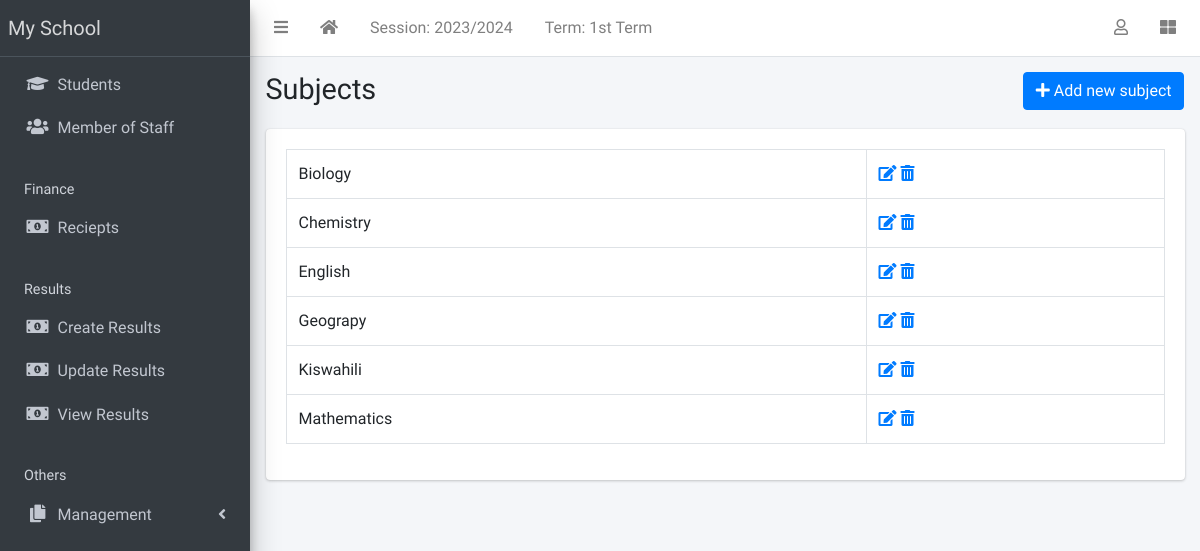
The app's page /subject/list/ (signed in) with its own data.
### apps/corecode/models.py (models this page shows, shortened)
class AcademicSession(models.Model):
    name = models.CharField(max_length=200, unique=True)
    current = models.BooleanField(default=True)
    class Meta:
        ordering = ["-name"]

class AcademicTerm(models.Model):
    name = models.CharField(max_length=20, unique=True)
    current = models.BooleanField(default=True)
    class Meta:
        ordering = ["name"]

class SiteConfig(models.Model):
    key = models.SlugField()
    value = models.CharField(max_length=200)

class Subject(models.Model):
    name = models.CharField(max_length=200, unique=True)
    class Meta:
        ordering = ["name"]
    def __str__(self):
        return self.name

### apps/corecode/views.py (the view)
# urls.py: path("subject/list/", SubjectListView.as_view(), name="subjects"),
class SubjectListView(LoginRequiredMixin, SuccessMessageMixin, ListView):
    model = Subject
    template_name = "corecode/subject_list.html"
    def get_context_data(self, **kwargs):
        context = super().get_context_data(**kwargs)
        context["form"] = SubjectForm()
        return context

### apps/corecode/context_processors.py (called while the page is built)
def site_defaults(request):
    current_session = AcademicSession.objects.get(current=True)
    current_term = AcademicTerm.objects.get(current=True)
    vals = SiteConfig.objects.all()
    contexts = {
        "current_session": current_session.name,
        "current_term": current_term.name,
    }
    for val in vals:
        contexts[val.key] = val.value
    return contexts

### apps/corecode/templates/corecode/subject_list.html (shortened to what this page needs)
{% extends 'base.html' %}
{% load widget_tweaks %}
{% block title %}
Subjects
{% endblock title %}
{% block breadcrumb %}
  <a class="btn btn-primary" href="#" data-toggle="modal" data-target="#modal1">
    <i class="fa fa-plus"></i>
    Add new subject
  </a>
{% endblock breadcrumb %}
{% block content %}
  <div class="row">
    <div class="col-sm-12">
        <table class="table table-bordered">
          <tbody>
            {% for object in object_list %}
            <tr>
              <td>{{ object }}</td>
              <td><a href="{% url 'subject-update' object.id %}"><i
                    class="fa fa-edit"></i></a> <a
                  href="{% url 'subject-delete' object.id %}"><i
                    class="fa fa-trash-alt"></i></a></td>
            </tr>
            {% endfor %}
          </tbody>
        </table>
    </div>
  </div>
{% endblock content %}

### templates/base.html (shortened to what this page needs)
{% load static %}
<!DOCTYPE html>
<html lang="en">
<head>
  <link rel="stylesheet" href="{% static 'plugins/fontawesome-free/css/all.min.css' %}">
  <link rel="stylesheet" href="{% static 'plugins/toastr/toastr.min.css' %}">
  <link rel="stylesheet"
    href="{% static 'plugins/overlayScrollbars/css/OverlayScrollbars.min.css' %}">
  <link rel="stylesheet" href="{% static 'plugins/Datatables/datatables.min.css' %}" />
  <link rel="stylesheet" href="{% static 'dist/css/adminlte.min.css' %}">
</head>
<body
  class="hold-transition sidebar-mini layout-fixed layout-navbar-fixed layout-footer-fixed">
  <div class="wrapper">
    <nav class="main-header navbar navbar-expand navbar-white navbar-light">
      <ul class="navbar-nav">
        <li class="nav-item">
          <a class="nav-link" data-widget="pushmenu" href="#" role="button"><i
              class="fas fa-bars"></i></a>
        </li>
        <li class="nav-item d-none d-sm-inline-block">
          <a href="{% url 'home' %} " class="nav-link"><i class="fa fa-home"></i></a>
        </li>
        <li class="nav-item d-none d-sm-inline-block">
          <a href="{% url 'current-session' %}" class="nav-link">Session: {{ current_session }}</a>
        </li>
        <li class="nav-item d-none d-sm-inline-block">
          <a href="{% url 'current-session' %}" class="nav-link">Term: {{ current_term }}</a>
        </li>
      </ul>
      <ul class="navbar-nav ml-auto">
        <li class="nav-item dropdown">
          <a class="nav-link" data-toggle="dropdown" href="#">
            <i class="far fa-user"></i>
          </a>
        </li>
        <li class="nav-item">
          <a class="nav-link" data-widget="control-sidebar" data-slide="true"
            href="#" role="button"><i class="fas fa-th-large"></i></a>
        </li>
      </ul>
    </nav>
    <aside class="main-sidebar sidebar-dark-primary elevation-4">
      <a href="{% url 'home' %}" class="brand-link">{{ school_name | default:"MySchool" }}</a>
      <div class="sidebar">
        <nav class="mt-2">
          <ul class="nav nav-pills nav-sidebar flex-column"
            data-widget="treeview" role="menu" data-accordion="false">
            <li class="nav-item">
              <a href="{% url 'student-list' %}" class="nav-link">
                <i class="nav-icon fas fa-graduation-cap"></i>
                <p>
                  Students
                </p>
              </a>
            </li>
            <li class="nav-item">
              <a href="{% url 'staff-list' %}" class="nav-link">
                <i class="nav-icon fas fa-users"></i>
                <p>
                  Member of Staff
                </p>
              </a>
            </li>
            <li class="nav-header">Finance</li>
            <li class="nav-item">
              <a href="{% url 'invoice-list' %}" class="nav-link">
                <i class="nav-icon fas fa-money-bill-alt"></i>
                <p>
                  Reciepts
                </p>
              </a>
            </li>
            <li class="nav-header">Results</li>
            <li class="nav-item">
              <a href="{% url 'create-result' %}" class="nav-link">
                <i class="nav-icon fas fa-money-bill-alt"></i>
                <p>
                  Create Results
                </p>
              </a>
            </li>
            <li class="nav-item">
              <a href="{% url 'edit-results' %}" class="nav-link">
                <i class="nav-icon fas fa-money-bill-alt"></i>
                <p>
                  Update Results
                </p>
              </a>
            </li>
            <li class="nav-item">
              <a href="{% url 'view-results' %}" class="nav-link">
                <i class="nav-icon fas fa-money-bill-alt"></i>
                <p>
                  View Results
                </p>
              </a>
            </li>
            <li class="nav-header">Others</li>
            <li class="nav-item has-treeview">
              <a href="#" class="nav-link">
                <i class="nav-icon fas fa-copy"></i>
                <p>
                  Management
                  <i class="fas fa-angle-left right"></i>
                </p>
              </a>
            </li>
          </ul>
        </nav>
      </div>
    </aside>
    <div class="content-wrapper">
      <section class="content-header">
        <div class="container-fluid">
          <div class="row mb-1">
            <div class="col-sm-8">
              <h1>{% block title %}{% endblock title %}</h1>
            </div>
            <div class="col-sm-4">
              <ol class="breadcrumb float-sm-right">
                <li class="breadcrumb-item">{% block breadcrumb %}{% endblock breadcrumb %}</li>
              </ol>
            </div>
          </div>
        </div>
      </section>
      <section class="content">
        <div class="container-fluid">
          <div class="row">
            <div class="col-md-12">
              {% block fullcard %}
              <div class="card">
                <div class="card-body">
                  <div class="row">
                    <div class="col">
                      {% block content %}
                      {% endblock content %}
                    </div>
                  </div>
                </div>
              </div>
              {% endblock fullcard %}
            </div>
          </div>
        </div>
      </section>
    </div>
  </div>
</body>
</html>

### records on screen
AcademicSession: name "2023/2024"
AcademicTerm: name "1st Term"
SiteConfig: value "My School"
Subject: name "Biology"
Subject: name "Chemistry"
Subject: name "English"
Subject: name "Geograpy"
Subject: name "Kiswahili"
Subject: name "Mathematics"
